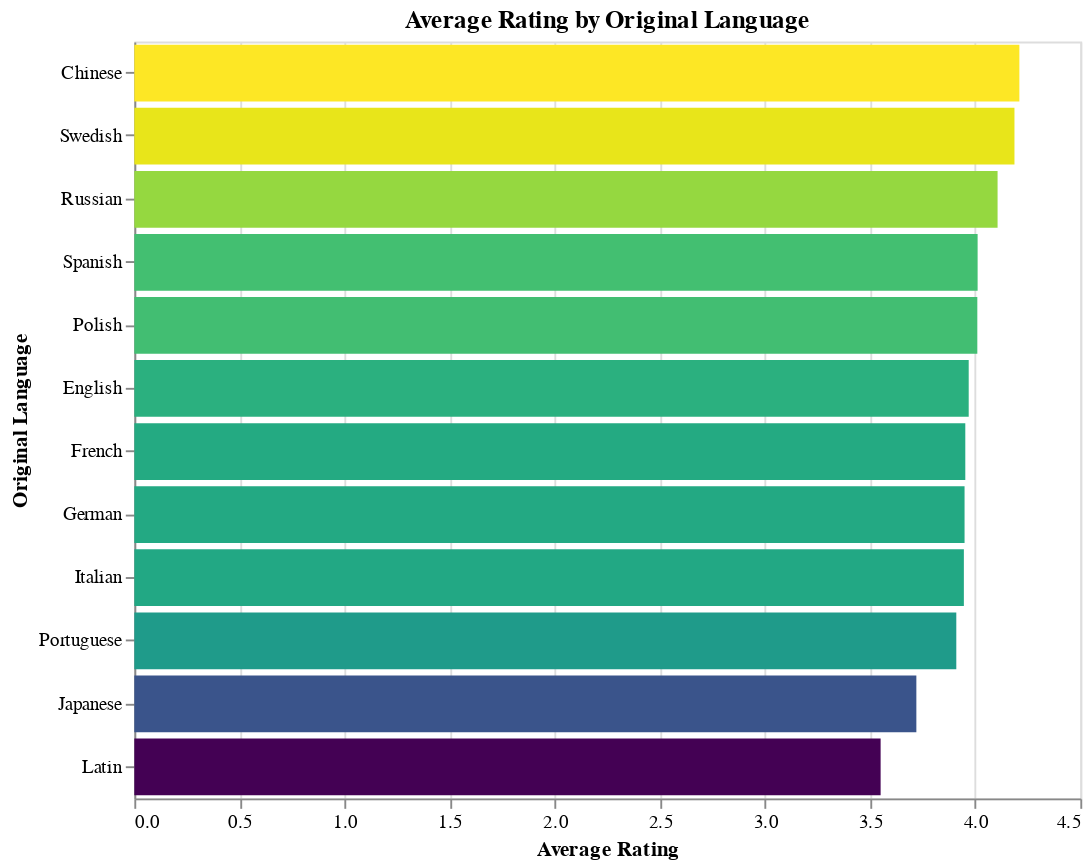

The code cell stored with this chart in its notebook:
### Code cell
# use the statistics result from panda to create graph
# Sort the DataFrame by average rating
average_rating_language_sorted = average_rating_language.sort_values('gr_avg_rating', ascending=True)
# Create the bar chart
chart = alt.Chart(average_rating_language_sorted).mark_bar().encode(
    x=alt.X('gr_avg_rating:Q', title='Average Rating', scale=alt.Scale(domain=(0, 4.5))),
    y=alt.Y('orig_lang:N', sort='-x', title='Original Language'),
    color=alt.Color('gr_avg_rating:Q', scale=alt.Scale(scheme='viridis'), legend=None),
    tooltip=[
        alt.Tooltip('orig_lang:N', title='Original Language'),
        alt.Tooltip('gr_avg_rating:Q', format='.2f', title='Average Rating')
    ]
).properties(
    width=500,
    height=400,
    title='Average Rating by Original Language'
)
chart

### Figure 1 — Vega-Lite specification as saved in the notebook (floating-point values rounded to 4 significant figures)
{"config": {"view": {"continuousWidth": 300, "continuousHeight": 300}}, "data": {"name": "data-535b430e3fc3d62495195ed3c4333c48"}, "mark": {"type": "bar"}, "encoding": {"color": {"field": "gr_avg_rating", "legend": null, "scale": {"scheme": "viridis"}, "type": "quantitative"}, "tooltip": [{"field": "orig_lang", "title": "Original Language", "type": "nominal"}, {"field": "gr_avg_rating", "format": ".2f", "title": "Average Rating", "type": "quantitative"}], "x": {"field": "gr_avg_rating", "scale": {"domain": [0, 4.5]}, "title": "Average Rating", "type": "quantitative"}, "y": {"field": "orig_lang", "sort": "-x", "title": "Original Language", "type": "nominal"}}, "height": 400, "title": "Average Rating by Original Language", "width": 500, "$schema": "https://vega.github.io/schema/vega-lite/v5.20.1.json", "datasets": {"data-535b430e3fc3d62495195ed3c4333c48": [{"orig_lang": "Latin", "gr_avg_rating": 3.55}, {"orig_lang": "Japanese", "gr_avg_rating": 3.72}, {"orig_lang": "Portuguese", "gr_avg_rating": 3.91}, {"orig_lang": "Italian", "gr_avg_rating": 3.946}, {"orig_lang": "German", "gr_avg_rating": 3.949}, {"orig_lang": "French", "gr_avg_rating": 3.953}, {"orig_lang": "English", "gr_avg_rating": 3.969}, {"orig_lang": "Polish", "gr_avg_rating": 4.01}, {"orig_lang": "Spanish", "gr_avg_rating": 4.011}, {"orig_lang": "Russian", "gr_avg_rating": 4.106}, {"orig_lang": "Swedish", "gr_avg_rating": 4.187}, {"orig_lang": "Chinese", "gr_avg_rating": 4.21}]}}
